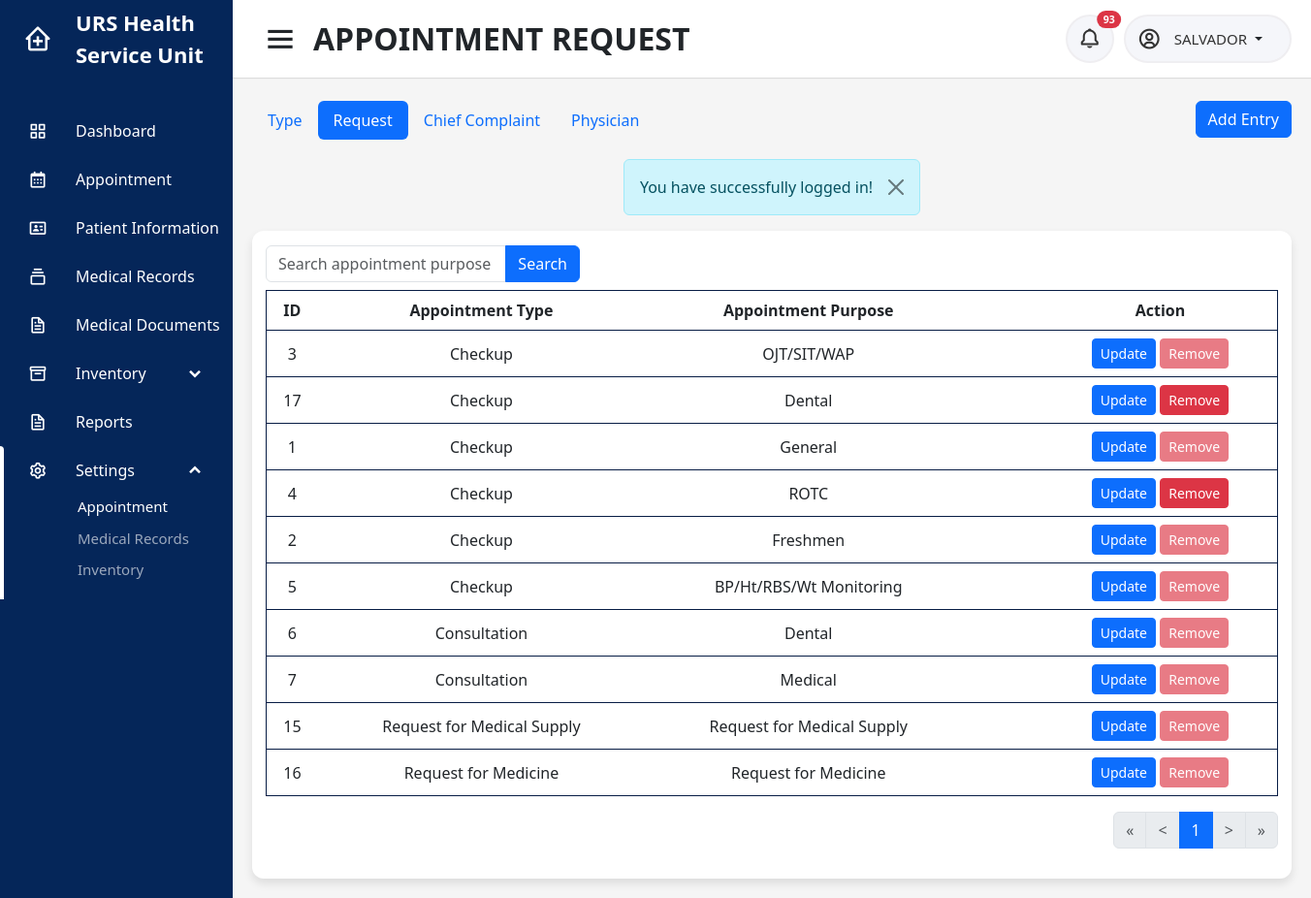
Screenshot of /users/nurse/apppurpose_set.php (signed in) with the database file from the repository.
### tables this page shows
CREATE TABLE `appointment_purpose` (
  `id` int(11) NOT NULL,
  `type` int(11) NOT NULL,
  `purpose` varchar(45) NOT NULL
);

CREATE TABLE `appointment_type` (
  `id` int(11) NOT NULL,
  `type` varchar(45) NOT NULL
);

### users/nurse/modals/update_apppurpose_set_modal.php (called while the page is built, shortened)
<?php
include('connection.php');
$sql = "SELECT * FROM appointment_type ORDER BY type";
$result = mysqli_query($conn, $sql);
?>

### users/nurse/apppurpose_set.php (the view, shortened to what this page needs)
<?php
include('../../connection.php');
$userid = $_SESSION['userid'];
$name = $_SESSION['username'];
$campus = $_SESSION['campus'];
if (isset($_GET['apppurpose'])) {
    $apppurpose = isset($_GET['apppurpose']) ? $_GET['apppurpose'] : '';
    $whereClause = "";
    if ($apppurpose !== '') {
        $whereClause .= " WHERE purpose LIKE '%$apppurpose%'";
    }
    $sql_count = "SELECT COUNT(*) AS total_rows FROM appointment_purpose p INNER JOIN appointment_type t ON t.id=p.type $whereClause ORDER BY t.type";
} else {
    $sql_count = "SELECT COUNT(*) AS total_rows FROM appointment_purpose p INNER JOIN appointment_type t ON t.id=p.type ORDER BY t.type";
}
$count_result = $conn->query($sql_count);
if ($count_result) {
    $count_row = $count_result->fetch_assoc();
    $nr_of_rows = $count_row['total_rows'];
} else {
    echo "Error: " . $conn->error;
}
$rows_per_page = 10;
$page = isset($_GET['page']) ? $_GET['page'] : 1;
$start = ($page - 1) * $rows_per_page;
$pages = ceil($nr_of_rows / $rows_per_page);
$previous = $page - 1;
$next = $page + 1;
$start_loop = $page > 2 ? $page - 2 : 1;
$end_loop = $page < $pages - 2 ? $page + 2 : $pages;
?>
<!DOCTYPE html>
<html lang="en" dir="ltr">
<head>
    <?php include('../../includes/header.php'); ?>
</head>
<body id="<?php echo $id ?>">
    <?php include('../../includes/sidebar.php') ?>
    <section class="home-section">
        <nav>
            <div class="sidebar-button">
                <i class='bx bx-menu sidebarBtn'></i>
                <span class="dashboard">APPOINTMENT REQUEST</span>
            </div>
            <div class="right-nav">
                <div class="notification-button">
                    <button type="button" class="btn btn-sm position-relative" onclick="window.location.href = 'notification'">
                        <i class='bx bx-bell'></i>
                        <?php
                        $sql = "SELECT au.id, au.user, au.campus, au.activity, au.datetime, au.status, ac.firstname, ac.middlename, ac.lastname, ac.campus, i.image FROM audit_trail au INNER JOIN account ac ON ac.accountid = au.user INNER JOIN patient_image i ON i.patient_id = au.user WHERE ((au.activity LIKE '%added a walk-in schedule%' AND au.activity LIKE '%$campus%') OR (au.activity LIKE '%cancelled a walk-in schedule%' AND au.activity LIKE '%$campus%') OR au.activity LIKE 'sent%' OR au.activity LIKE 'cancelled%' OR au.activity LIKE 'uploaded medical document%' OR au.activity LIKE '%expired%') AND au.status='unread' AND au.user != '$userid' ORDER BY au.datetime DESC";
                        $result = mysqli_query($conn, $sql);
                        if ($row = mysqli_num_rows($result)) {
                        ?>
                            <span class="position-absolute top-0 start-100 translate-middle badge rounded-pill bg-danger">
                                <?= $row ?>
                            </span>
                        <?php
                        }
                        ?>
                    </button>
                </div>
                <div class="profile-details">
                    <i class='bx bx-user-circle'></i>
                    <div class="dropdown">
                        <a class="btn dropdown-toggle" href="#" role="button" data-bs-toggle="dropdown" aria-expanded="false">
                            <span class="admin_name">
                                <?php
                                echo $name ?>
                            </span>
                        </a>
                    </div>
                </div>
            </div>
        </nav>
        <div class="home-content">
            <div class="overview-boxes">
                <div class="inv-tabs">
                    <div class="tabs">
                        <ul class="nav nav-pills">
                            <li class="nav-item">
                                <a class="nav-link" href="apptype_set">Type</a>
                            </li>
                            <li class="nav-item">
                                <a class="nav-link active" aria-current="page" href="#">Request</a>
                            </li>
                            <li class="nav-item">
                                <a class="nav-link" href="appcc_set">Chief Complaint</a>
                            </li>
                            <li class="nav-item">
                                <a class="nav-link" href="appphysician_set">Physician</a>
                            </li>
                        </ul>
                    </div>
                    <div>
                        <button type="button" class="btn btn-primary" data-bs-toggle="modal" data-bs-target="#apppurpose_set">Add Entry</button>
                        <?php include('modals/apppurpose_set_modal.php'); ?>
                    </div>
                </div>
                <?php
                include('../../includes/alert.php')
                ?>
                <div class="content">
                    <div class="row">
                        <div class="row">
                            <div class="col-md-4">
                                <form action="" method="get">
                                    <div class="row">
                                        <div class="col-md-12 mb-2">
                                            <div class="input-group">
                                                <input type="text" name="apppurpose" value="<?= isset($_GET['apppurpose']) == true ? $_GET['apppurpose'] : '' ?>" class="form-control" placeholder="Search appointment purpose">
                                                <button type="submit" class="btn btn-primary">Search</button>
                                            </div>
                                        </div>
                                    </div>
                                </form>
                            </div>
                        </div>
                        <div class="col-sm-12">
                            <div class="table-responsive">
                                <table class="table">
                                    <thead class="head">
                                        <tr>
                                            <th>ID</th>
                                            <th>Appointment Type</th>
                                            <th>Appointment Purpose</th>
                                            <th></th>
                                            <th></th>
                                            <th></th>
                                            <th>Action</th>
                                    </thead>
                                    <tbody>
                                        <?php
                                        if (isset($_GET['apppurpose']) && $_GET['apppurpose'] != '') {
                                            $apppurpose = $_GET['apppurpose'];
                                            $count = 1;
                                            $sql = "SELECT p.id, t.type, p.purpose FROM appointment_purpose p INNER JOIN appointment_type t ON t.id=p.type WHERE purpose LIKE '%$apppurpose%' ORDER BY t.type LIMIT $start, $rows_per_page";
                                            $result = mysqli_query($conn, $sql);
                                        } else {
                                            $sql = "SELECT p.id, t.type, p.purpose FROM appointment_purpose p INNER JOIN appointment_type t ON t.id=p.type ORDER BY t.type LIMIT $start, $rows_per_page";
                                            $result = mysqli_query($conn, $sql);
                                        }
                                        if ($result) {
                                            if (mysqli_num_rows($result) > 0) {
                                                foreach ($result as $data) { ?>
                                                    <tr>
                                                        <td><?php echo $purpose = $data['id'] ?></td>
                                                        <td><?php echo $data['type']; ?></td>
                                                        <td><?php echo $data['purpose']; ?></td>
                                                        <td></td>
                                                        <td></td>
                                                        <td></td>
                                                        <td>
                                                            <button type="button" class="btn btn-primary btn-sm" data-bs-toggle="modal" data-bs-target="#updateapppurpose_set<?php echo $data['id']; ?>">Update</button>
                                                            <?php
                                                            $sql = "SELECT purpose FROM appointment WHERE purpose LIKE '%$purpose%'";
                                                            $result = mysqli_query($conn, $sql);
                                                            if (mysqli_num_rows($result) > 0) { ?>
                                                                <button type="button" class="btn btn-danger btn-sm" data-bs-toggle="modal" data-bs-target="#removeapppurpose_set<?php echo $data['id']; ?>" disabled>Remove</button>
                                                            <?php } else { ?>
                                                                <button type="button" class="btn btn-danger btn-sm" data-bs-toggle="modal" data-bs-target="#removeapppurpose_set<?php echo $data['id'] ?>">Remove</button>
                                                            <?php } ?>
                                                        </td>
                                                    </tr>
                                                <?php
                                                    include('modals/update_apppurpose_set_modal.php');
                                                }
                                            }
                                        }
                                        ?>
                                    </tbody>
                                </table>
                                <ul class="pagination justify-content-end">
                                    <?php
                                    if (mysqli_num_rows($result) > 0) : ?>
                                        <li class="page-item <?= $page == 1 ? 'disabled' : ''; ?>">
                                            <a class="page-link" href="?<?= isset($_GET['apppurpose']) ? 'apppurpose=' . $_GET['apppurpose'] . '&' : '' ?>page=<?= 1; ?>">&laquo;</a>
                                        </li>
                                        <li class="page-item <?php echo $page == 1 ? 'disabled' : ''; ?>">
                                            <a class="page-link" href="?<?= isset($_GET['apppurpose']) ? 'apppurpose=' . $_GET['apppurpose'] . '&' : '' ?>page=<?= $previous; ?>">&lt;</a>
                                        </li>
                                        <?php for ($i = $start_loop; $i <= $end_loop; $i++) : ?>
                                            <li class="page-item <?php echo $page == $i ? 'active' : ''; ?>">
                                                <a class="page-link" href="?<?= isset($_GET['apppurpose']) ? 'apppurpose=' . $_GET['apppurpose'] . '&' : '' ?>page=<?= $i; ?>"><?= $i; ?></a>
                                            </li>
                                        <?php endfor; ?>
                                        <li class="page-item <?php echo $page == $pages ? 'disabled' : ''; ?>">
                                            <a class="page-link" href="?<?= isset($_GET['apppurpose']) ? 'apppurpose=' . $_GET['apppurpose'] . '&' : '' ?>page=<?= $next; ?>">&gt;</a>
                                        </li>
                                        <li class="page-item <?php echo $page == $pages ? 'disabled' : ''; ?>">
                                            <a class="page-link" href="?<?= isset($_GET['apppurpose']) ? 'apppurpose=' . $_GET['apppurpose'] . '&' : '' ?>page=<?= $pages; ?>">&raquo;</a>
                                        </li>
                                    <?php endif; ?>
                                </ul>
                            </div>
                        </div>
                    </div>
                </div>
            </div>
        </div>
    </section>
</body>
</html>

### css/dashboard.css (style rules this page uses)
.home-section { position: relative; background: #f5f5f5; min-height: 100vh; width: calc(100% - 240px); left: 240px; transition: all 0.5s ease; }
.home-section nav { display: flex; justify-content: space-between; height: 80px; background: #fff; align-items: center; position: fixed; width: calc(100% - 240px); left: 240px; z-index: 100; padding: 0 20px 0 30px; box-shadow: 0 1px 1px rgba(0, 0, 0, 0.1); transition: all 0.5s ease; }
.home-section nav .sidebar-button { display: flex; align-items: center; font-size: 32px; font-weight: 600; }
nav .sidebar-button i { font-size: 38px; margin-right: 15px; }
.home-section .right-nav { display: flex; }
.home-section .profile-details { display: flex; align-items: center; background: #f5f6fa; border: 2px solid #efeef1; border-radius: 50px; height: 50px; padding: 0 15px 0 2px; margin-left: 10px; }
.home-section nav .notification-button { display: flex; align-items: center; justify-content: center; background: #f5f6fa; border: 2px solid #efeef1; border-radius: 50px; height: 50px; min-width: 50px; }
nav .notification-button i { font-size: 24px; color: #333; }
.home-section nav .notification-button button { display: flex; justify-content: center; align-items: center; height: 42px; min-width: 30px; border-radius: 50%; }
nav .profile-details .admin_name { font-size: 15px; font-weight: 500; color: #333; white-space: nowrap; }
nav .profile-details i { font-size: 25px; color: #333; padding-left: 10px; }
.home-section .home-content { position: relative; justify-content: center; padding-top: 104px; }
.home-content .overview-boxes { display: flex; align-items: center; justify-content: space-between; flex-wrap: wrap; padding: 0 20px; }
.home-content .overview-boxes .content { margin-bottom: 20px; width: 100%; background: #fff; padding: 15px 14px; border-radius: 12px; box-shadow: 0 5px 10px rgba(0, 0, 0, 0.1); }
.home-content .table-inv tr, td, th { border: none; padding: 8px; text-align: center; }
.home-content table { border-collapse: collapse; width: 100%; vertical-align: middle; }
.head { background-color: #081d45; color: white; }
.home-content tr, td, th { border: 1px solid #081d45; padding: 8px; text-align: center; }
:root { --Red: hsl(1, 90%, 64%); --Blue: hsl(219, 85%, 26%); --White: hsl(0, 0%, 100%); --Very-light-grayish-blue: hsl(210, 60%, 98%); --Light-grayish-blue-1: hsl(211, 68%, 94%); --Light-grayish-blue-2: hsl(205, 33%, 90%); --Grayish-blue: hsl(219, 14%, 63%); --Dark-grayish-blue: hsl(219, 12%, 42%); --Very-dark-blue: hsl(224, 21%, 14%); }
.inv-tabs { display: flex; justify-content: space-between; width: 100%; margin-bottom: 20px; }

### rows the page displays
appointment_purpose: id "3", type.type "Checkup", purpose "OJT/SIT/WAP"
appointment_purpose: id "17", type.type "Checkup", purpose "Dental"
appointment_purpose: id "1", type.type "Checkup", purpose "General"
appointment_purpose: id "4", type.type "Checkup", purpose "ROTC"
appointment_purpose: id "2", type.type "Checkup", purpose "Freshmen"
appointment_purpose: id "5", type.type "Checkup", purpose "BP/Ht/RBS/Wt Monitoring"
appointment_purpose: id "6", type.type "Consultation", purpose "Dental"
appointment_purpose: id "7", type.type "Consultation", purpose "Medical"
appointment_purpose: id "15", type.type "Request for Medical Supply", purpose "Request for Medical Supply"
appointment_purpose: id "16", type.type "Request for Medicine", purpose "Request for Medicine"

### other values shown
$row "93"
$name "SALVADOR"
$_SESSION['alert'] "You have successfully logged in!"
